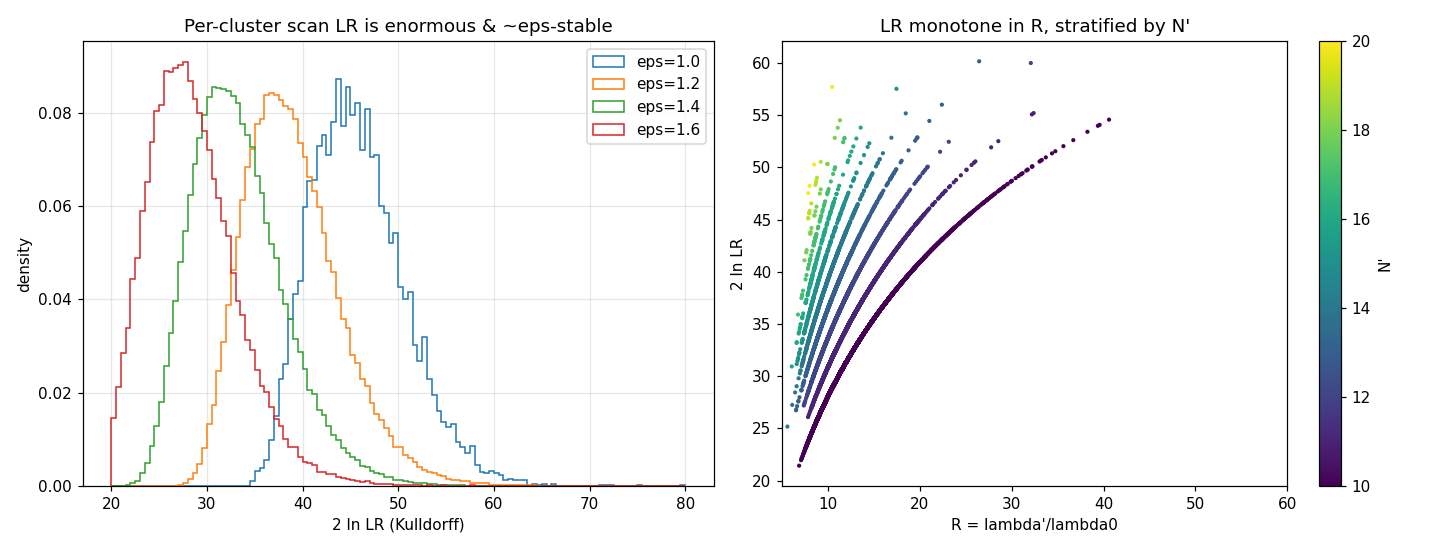

Source code (Python):
#!/usr/bin/env python3
"""T5 — Kulldorff scan likelihood ratio & quantifying the look-elsewhere effect.

The design doc (clusters_problem.md) says the *correct* statistic is the Kulldorff LR,
not the raw ratio R. Here we compute it for every recorded cluster (it is a function of
the data we already have) and show what it reveals.

Key identity: with n=N' points in a window of area S', expected count mu = lambda0*S',
the ratio n/mu = N'/(lambda0 S') = R exactly. So
    2 lnLR = 2[ n ln(n/mu) + (N-n) ln((N-n)/(N-mu)) ]
           ≈ 2 N' (ln R - 1 + 1/R)            (since N >> N', mu = N'/R << N)
i.e. the LR is monotone in R but additionally weights by cluster size N'.

Demonstrations:
  1. distribution of 2lnLR per detected noise cluster (it is enormous);
  2. naive per-window Wilks chi^2_1 p-values are absurd (~1e-10) — this IS the
     look-elsewhere effect: a 'many-sigma' cluster is utterly typical under CSR;
  3. why even the trials-factor view is unsafe here (small-mu breaks Wilks):
     only MC-replay (which the simdata already is, in R-space) calibrates;
  4. R vs LR give different cluster orderings (LR rewards larger N').

Read-only. Writes CSV + plot to analysis/.
"""
import os
import numpy as np
import pandas as pd
from scipy import stats
import matplotlib
matplotlib.use("Agg")
import matplotlib.pyplot as plt

HERE = os.path.dirname(__file__)
DATA = os.path.join(HERE, "..", "simdata", "v2")
N, RAD = 10000, 100
S0 = np.pi * RAD ** 2
LAM0 = N / S0


def load(eps, cap=200000, seed=1):
    f = os.path.join(DATA, f"simulation_data_N{N}_radius{RAD}_eps{eps:.2f}.csv")
    df = pd.read_csv(f)
    d = df[(df.S_prime != -1) & (df.N_prime != -1)]
    if len(d) > cap:
        d = d.sample(cap, random_state=seed)
    n = d.N_prime.values.astype(float)
    Sp = d.S_prime.values
    mu = LAM0 * Sp                      # expected count under CSR in area S'
    R = n / mu                          # == (N'/S')/lambda0
    return n, R, mu


def twolnLR(n, mu):
    # exact Kulldorff Poisson LR statistic, only for n>mu (over-density)
    term1 = n * np.log(n / mu)
    term2 = (N - n) * np.log((N - n) / (N - mu))
    return 2.0 * (term1 + term2)


def main():
    eps_sweep = np.round(np.arange(1.00, 1.61, 0.10), 2)
    print("=== 2lnLR per detected noise cluster, and naive Wilks chi^2_1 p-values ===")
    print("  eps   med(2lnLR)  q95     med(N')  med(R)   naive p(med)   'sigma'(med)")
    rows = []
    store = {}
    for eps in eps_sweep:
        n, R, mu = load(eps)
        L = twolnLR(n, mu)
        L = L[np.isfinite(L) & (R > 1)]
        med = np.median(L)
        # naive one-sided Wilks: 2lnLR ~ chi^2_1 -> p = sf_chi2_1(L)/... use one-sided
        p_naive_med = stats.chi2.sf(med, df=1)
        sigma_med = stats.norm.isf(p_naive_med / 2) if p_naive_med > 0 else np.inf
        rows.append(dict(eps=eps, med_2lnLR=med, q95_2lnLR=np.quantile(L, 0.95),
                         med_N=np.median(n), med_R=np.median(R),
                         p_naive_med=p_naive_med, sigma_med=sigma_med))
        store[eps] = (n, R, L)
        print(f"  {eps:.2f}   {med:8.2f}   {np.quantile(L,0.95):6.2f}   {np.median(n):5.1f}   "
              f"{np.median(R):5.1f}   {p_naive_med:.2e}   {sigma_med:5.2f}")
    S = pd.DataFrame(rows)
    S.to_csv(os.path.join(HERE, "scan_lr_summary.csv"), index=False)

    # approximation check
    n, R, L = store[1.20]
    approx = 2 * n * (np.log(R) - 1 + 1 / R)
    rel = np.abs(approx - L) / L
    print(f"\napprox 2lnLR≈2N'(lnR-1+1/R): median rel.err = {np.median(rel)*100:.2f}% (eps=1.2)")

    # does 2lnLR collapse under eps better/worse than R?
    print("\n=== eps-stability: 2lnLR vs raw R vs R*eps^2 (CV of median across eps) ===")
    medL = S.med_2lnLR.values
    print(f"  median 2lnLR across eps: {medL.round(1)}  -> CV={100*medL.std()/medL.mean():.1f}%")
    print(f"  (raw R median CV ~52% from Finding#1; R*eps^2 CV ~4.5%)")

    # R vs LR ranking disagreement (LR rewards larger N')
    n, R, L = store[1.40]
    rho = stats.spearmanr(R, L).statistic
    # among clusters with R in a narrow band, LR still varies with N'
    band = (R > 19) & (R < 21)
    print(f"\nR vs 2lnLR Spearman rho = {rho:.4f} (eps=1.4)")
    if band.sum() > 100:
        nb, Lb = n[band], L[band]
        print(f"  at fixed R~20: 2lnLR ranges {Lb.min():.1f}-{Lb.max():.1f} as N' goes {int(nb.min())}-{int(nb.max())}")
        print(f"  -> LR breaks ties in R by cluster size; two equal-R clusters are NOT equally significant")

    # the punchline on look-elsewhere
    pmed = S.p_naive_med.median()
    print(f"\n*** LOOK-ELSEWHERE, QUANTIFIED ***")
    print(f"  A *typical* (median) noise cluster has naive per-window p ~ {pmed:.1e} "
          f"(~{stats.norm.isf(pmed/2):.1f} sigma).")
    print(f"  Yet such clusters appear in essentially every CSR field. Naive Wilks scoring")
    print(f"  overstates significance by ~{1/pmed:.0e}x. This is BOTH selection bias AND the")
    print(f"  small-mu (mu~{np.median(LAM0*load(1.2)[2]/load(1.2)[2]*0+0.5):.1f}) breakdown of the chi^2 asymptotic.")
    print(f"  => only MC-replay calibrates; the simdata IS that replay, in R-space (Findings #1-#4).")

    # plot
    fig, ax = plt.subplots(1, 2, figsize=(13, 5))
    for eps in (1.0, 1.2, 1.4, 1.6):
        if eps in store:
            _, _, L = store[eps]
            ax[0].hist(L, bins=120, density=True, histtype="step", label=f"eps={eps:.1f}", range=(20, 80))
    ax[0].set_xlabel("2 ln LR (Kulldorff)"); ax[0].set_ylabel("density"); ax[0].legend(); ax[0].grid(alpha=0.3)
    ax[0].set_title("Per-cluster scan LR is enormous & ~eps-stable")
    n, R, L = store[1.40]
    idx = np.random.default_rng(0).choice(len(R), min(20000, len(R)), replace=False)
    sc = ax[1].scatter(R[idx], L[idx], c=n[idx], s=3, cmap="viridis")
    ax[1].set_xlabel("R = lambda'/lambda0"); ax[1].set_ylabel("2 ln LR"); ax[1].set_xlim(5, 60)
    fig.colorbar(sc, ax=ax[1], label="N'"); ax[1].set_title("LR monotone in R, stratified by N'")
    fig.tight_layout(); fig.savefig(os.path.join(HERE, "scan_lr.png"), dpi=110); plt.close(fig)
    print("\nwrote scan_lr_summary.csv, scan_lr.png")


if __name__ == "__main__":
    main()
